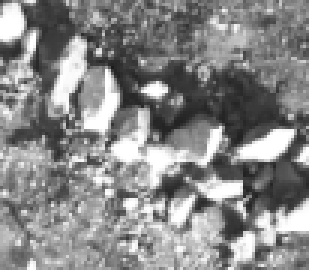
#> input picture seed/seed.png, 103 x 90 px, found by its file name (shown 3 times larger)
$ python livecam.py
#> lines starting #> are read from the running program, lines starting #| are printed output that depends on the picture
#!/usr/bin/env python3
"""
MISSILE LOCK MODE – DYNAMIC LIVE BEST-GUESS (PARALLELIZED)
- Template Matching + ORB verification + NanoTrack
- Parallel frame processing for speed
- Dynamic zoom highlighting with confidence check
- FPS overlay
- OPTIMIZED FOR PI 4 (4 CORES)
"""

import os
import cv2
import numpy as np
import time
from pathlib import Path
from rosbags.highlevel import AnyReader
from rosbags.image import message_to_cvimage
from concurrent.futures import ProcessPoolExecutor, as_completed
import glob
import multiprocessing as mp

# Suppress Qt font warnings
os.environ["QT_LOGGING_RULES"] = "qt5ct.debug=false;qt.qpa.fonts=false"

# ==================== CONFIG ====================
REF_PATH              = "/home/daniel/Desktop/drone/seed/seed.png"
BAG_PATH              = "/home/daniel/Downloads/flight_dataset2.bag"
IMAGE_TOPIC           = "/camera/image_raw"

START_FRAME           = 1900
END_FRAME             = 2400         # None = process until end

TEMPLATE_THRESHOLD    = 0.3
ORB_CONFIRM_THRESHOLD = 6.0
ORB_RATIO_TEST        = 0.75

DISPLAY_SCALE         = 0.65
REF_DISPLAY_WIDTH     = 110
LOCK_COLOR            = (0, 0, 255)   # Red
SEARCH_COLOR          = (0, 255, 0)   # Green
ZOOM_COLOR            = (0, 0, 255)   # Red for improved zoom
OUTPUT_FOLDER         = "output_screenshots"

BACKBONE_PATH         = "nanotrack_backbone_sim.onnx"
NECKHEAD_PATH         = "nanotrack_head_sim.onnx"

ZOOM_PAD              = 45   # extra pixels around TM for zoom

# PI 4 OPTIMIZATION: Use 2-3 workers max (leave 1-2 cores for display/OS)
# Pi 4 has 4 cores total, using all 4 causes severe lag
MAX_WORKERS = 2  # Changed from 4 to 2 for Pi 4

# PI 4 OPTIMIZATION: Reduce ORB features to save CPU
ORB_FEATURES = 1500  # Reduced from 3000 (saves ~40% CPU on Pi)

# PI 4 OPTIMIZATION: Fewer scales for template matching
SCALES = [0.9, 1.0, 1.1]  # Reduced from 6 scales to 3 (50% less work)


# ==================== FRAME PROCESSING FUNCTION ====================
# [55 lines left out: function process_frame, not called in this run]


# ==================== MAIN ====================
def main():
    print("=== MISSILE LOCK MODE – PI 4 OPTIMIZED (2 WORKERS) ===\n")
    print(f"Pi 4 Optimizations:")
    print(f"  - Workers: {MAX_WORKERS}/4 cores")
    print(f"  - ORB Features: {ORB_FEATURES} (was 3000)")
    print(f"  - Template Scales: {len(SCALES)} (was 6)")
    print(f"  - CPU cores available: {mp.cpu_count()}\n")

    # Load reference
    if not Path(REF_PATH).is_file():
        print(f"ERROR: Reference not found → {REF_PATH}")
        return
    ref_bgr  = cv2.imread(REF_PATH)
#> ref_bgr is the input picture: shape (90, 103, 3); min 27, max 255, mean 135.6
    ref_gray = cv2.cvtColor(ref_bgr, cv2.COLOR_BGR2GRAY)
    ref_h, ref_w = ref_gray.shape
#> ref_h = 90; ref_w = 103

    # PI 4 OPTIMIZATION: Use fewer ORB features for reference too
    orb_ref = cv2.ORB_create(nfeatures=ORB_FEATURES)
    kp_ref, des_ref = orb_ref.detectAndCompute(ref_gray, None)
#> kp_ref = 73 keypoints; strongest (x, y, size): (67, 54, 31), (33, 42, 31), (48, 37, 31), (49, 46, 31)
    if des_ref is None or len(des_ref) == 0:
        print("ERROR: Reference has no ORB features")
        return

    # Small overlay reference
    ref_small = cv2.resize(ref_bgr, (REF_DISPLAY_WIDTH, int(REF_DISPLAY_WIDTH * ref_bgr.shape[0] / ref_bgr.shape[1])))
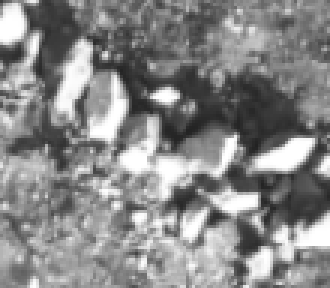
#> ref_small: shape (96, 110, 3) (shown 3 times larger); min 34, max 255, mean 135.5

    # PI 4 OPTIMIZATION: Use fewer scales (3 instead of 6)
    scales = SCALES
    scaled_templates = [(s, cv2.resize(ref_gray, (int(ref_w * s), int(ref_h * s)))) for s in scales]
#> scaled_templates = 3 items

    # Load ROS bag images
    messages = []
    bag_path = Path(BAG_PATH)
    print("Opening ROS bag...")
    with AnyReader([bag_path]) as reader:
        image_conns = [c for c in reader.connections if 'image' in c.topic.lower() or 'Image' in c.msgtype]
        if not image_conns:
            print("No image topics found.")
            return

        topic = IMAGE_TOPIC if IMAGE_TOPIC in {c.topic for c in image_conns} else image_conns[0].topic
        print(f"Reading from topic: {topic}")
        conns = [c for c in reader.connections if c.topic == topic]

        for conn, ts_ns, raw in reader.messages(connections=conns):
            try:
                msg = reader.deserialize(raw, conn.msgtype)
                img = message_to_cvimage(msg, 'bgr8')
                messages.append((ts_ns, img))
            except:
                continue

    if not messages:
        print("No images loaded")
        return
    print(f"Loaded {len(messages)} images")

    # Prepare output
    os.makedirs(OUTPUT_FOLDER, exist_ok=True)
    for f in glob.glob(f"{OUTPUT_FOLDER}/*.png"):
        os.remove(f)
    cv2.namedWindow("DYNAMIC MISSILE LOCK", cv2.WINDOW_NORMAL)

    tracker = None
    is_locked = False
    frame_counter = 0
    lock_count = 0
    prev_zoom_conf = 0.0
    prev_time = time.time()

    # ==================== PI 4 OPTIMIZED PARALLEL EXECUTOR ====================
    # PI 4 OPTIMIZATION: Use fewer workers (2 instead of 4)
    # This prevents CPU thrashing and leaves cores for display/OS
    with ProcessPoolExecutor(max_workers=MAX_WORKERS) as executor:
        futures = {}
        for idx, (ts_ns, frame) in enumerate(messages, 1):
            if idx < START_FRAME or (END_FRAME and idx > END_FRAME):
                continue
            gray = cv2.cvtColor(frame, cv2.COLOR_BGR2GRAY)
            futures[executor.submit(process_frame, gray, ref_gray, des_ref, scaled_templates, idx)] = (idx, frame, ts_ns)

        for future in as_completed(futures):
            frame_idx, frame, ts_ns = futures[future]
            try:
                _, result = future.result()
            except Exception as e:
                print(f"Frame {frame_idx} error: {e}")
                continue

            frame_counter += 1
            display = frame.copy()

            # ==================== FPS ====================
            t_now = time.time()
            fps = 1.0 / (t_now - prev_time) if t_now > prev_time else 0.0
            prev_time = t_now
            ros_sec = ts_ns / 1e9

            cv2.putText(display, f"Frame {frame_idx}/{len(messages)}  FPS:{fps:.1f}  ROS:{ros_sec:.2f}s",
                        (10, 30), cv2.FONT_HERSHEY_SIMPLEX, 0.6, (0,255,0), 2)

            # ==================== DISPLAY RESULTS ====================
            if result['best_score'] > TEMPLATE_THRESHOLD and result['roi_rect'] is not None:
                rx1, ry1, rx2, ry2 = result['roi_rect']
                color = ZOOM_COLOR if result['good_matches_count'] >= ORB_CONFIRM_THRESHOLD else SEARCH_COLOR
                cv2.rectangle(display, (rx1, ry1), (rx2, ry2), color, 3)

                # Save screenshot if improved
                if result['good_matches_count'] >= ORB_CONFIRM_THRESHOLD and result['best_score'] > prev_zoom_conf:
                    fname = f"{OUTPUT_FOLDER}/frame{frame_idx:04d}_zoom_improved.png"
                    cv2.imwrite(fname, display)
                    print(f"[Frame {frame_idx}] Zoom improved → screenshot saved: {fname}")
                    prev_zoom_conf = result['best_score']
                    lock_count += 1

            # ==================== Overlay reference ====================
            rh, rw = ref_small.shape[:2]
            xoff = display.shape[1] - rw - 10
            yoff = 10
            display[yoff:yoff + rh, xoff:xoff + rw] = ref_small

            status_text = "LOCKED" if is_locked else "SEARCHING"
            status_col = LOCK_COLOR if is_locked else SEARCH_COLOR
            cv2.putText(display, f"Status: {status_text}", (10, 90),
                        cv2.FONT_HERSHEY_SIMPLEX, 0.7, status_col, 2)

            # ==================== SHOW ====================
            small_display = cv2.resize(display, None, fx=DISPLAY_SCALE, fy=DISPLAY_SCALE)
            cv2.imshow("DYNAMIC MISSILE LOCK", small_display)
            key = cv2.waitKey(1) & 0xFF
            if key == ord('q'):
                break
            if key == ord(' '):
                cv2.waitKey(0)

    cv2.destroyAllWindows()
    print(f"\nFinished. Confirmed locks: {lock_count}")


if __name__ == "__main__":
    # PI 4 OPTIMIZATION: Set process start method to spawn (more stable on Pi)
    mp.set_start_method('spawn', force=True)
    main()
#> (the call stopped at in main, `with AnyReader([bag_path]) as reader:`: rosbags is not available in this run)

$ run again, with seed/3d.png copied over seed/seed.png
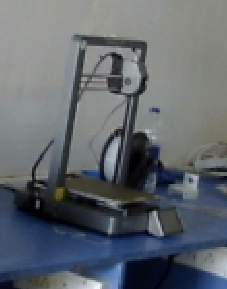
#> input picture seed/3d.png, 227 x 289 px, found by its file name
#> in main, ref_bgr is the input picture: shape (289, 227, 3); mean B, G, R 108.9, 102.6, 96.8
#> in main, `ref_gray = cv2.cvtColor(ref_bgr, cv2.COLOR_BGR2GRAY)`:
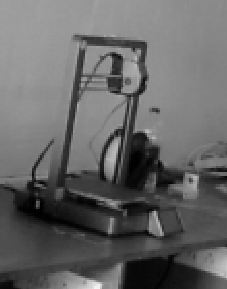
#> ref_gray: shape (289, 227); min 0, max 244, mean 101.6
#> kp_ref = 877 keypoints; strongest (x, y, size): (154, 213, 44.6), (155, 211, 31), (119, 91, 37.2), (119, 92, 31)
#> in main, `ref_small = cv2.resize(ref_bgr, (REF_DISPLAY_WIDTH, int(REF_DISPLAY_WI..`:
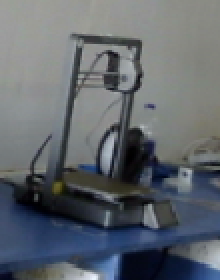
#> ref_small: shape (140, 110, 3) (shown 2 times larger); mean B, G, R 108.7, 102.4, 96.6
#> scaled_templates = 3 items

$ run again, with seed/connc.jpeg saved as seed/seed.png
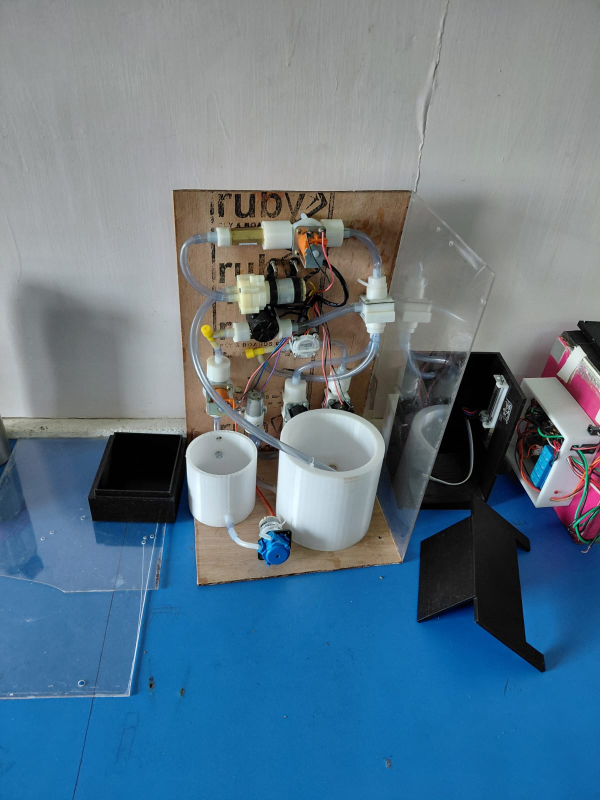
#> input picture seed/connc.jpeg, 1200 x 1600 px, found by its file name (shown at 1/2 size)
#> in main, ref_bgr is the input picture: shape (1600, 1200, 3); mean B, G, R 137.1, 119.7, 95.4
#> in main, `ref_gray = cv2.cvtColor(ref_bgr, cv2.COLOR_BGR2GRAY)`:
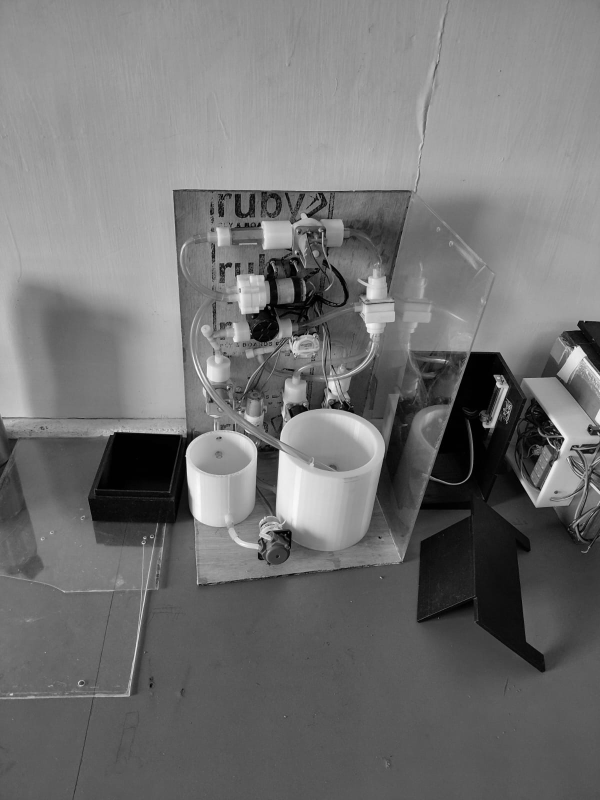
#> ref_gray: shape (1600, 1200) (shown at 1/2 size); min 0, max 255, mean 114.4
#> kp_ref = 1500 keypoints; strongest (x, y, size): (1150, 694, 31), (1126, 877, 44.6), (1127, 877, 31), (1122, 870, 31)
#> in main, `ref_small = cv2.resize(ref_bgr, (REF_DISPLAY_WIDTH, int(REF_DISPLAY_WI..`:
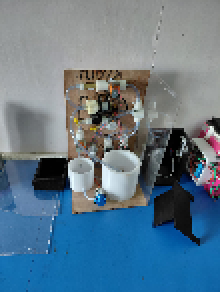
#> ref_small: shape (146, 110, 3) (shown 2 times larger); mean B, G, R 137.1, 119.7, 95.4
#> scaled_templates = 3 items
